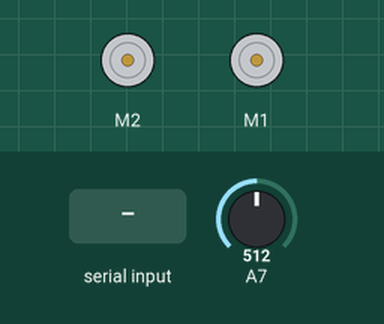
Simulated run of this sketch. Board: Arduino Nano, built with avr-gcc and run on an emulated ATmega328P. Parts: 2 × DC motor (green arrow = forward, orange = backward, longer = faster). The inputs (shaded band) are chosen by the test bench; at power-on: A7 = 512.

Above: at 2.7 s.
2.8 s: "90,45\n" received over Serial
At 3.2 s:
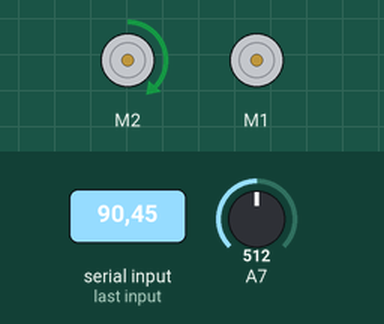
4.3 s: "30,150\n" received over Serial
At 5.5 s:
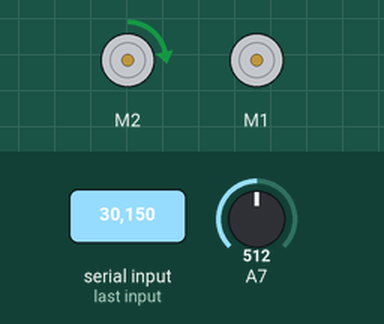
5.8 s: "0\n" received over Serial
At 6.7 s:
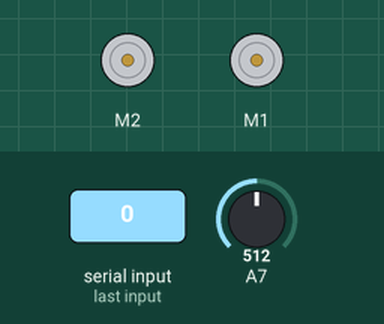
7.3 s: "200\n" received over Serial
At 7.8 s:
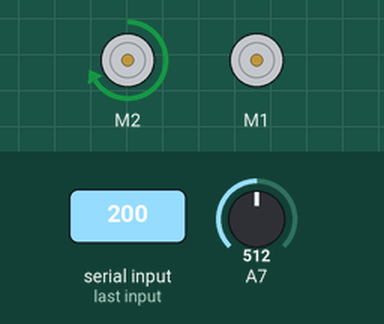
8.8 s: "90\n" received over Serial
At 10.2 s:
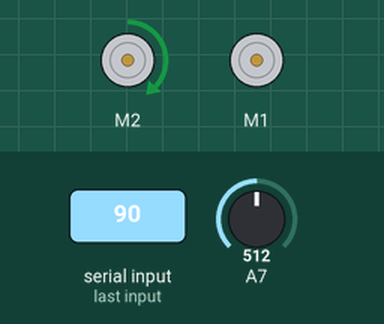
Timing chart, 0 to 11.3 s (numbered marks = the images above; inputs shaded):
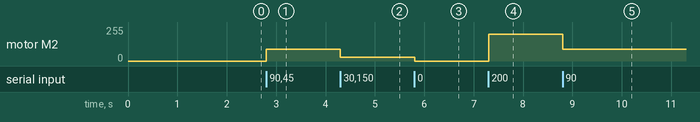

The sketch:

mbotside.ino
```cpp
#include <MeMCore.h>

MeDCMotor motor1(M2); //left motor
MeDCMotor motor2(M1); //right motor


void setup() {
  Serial.begin(115200);
  Serial.setTimeout(2); //dont keep checking for more serial
  pinMode(A7,INPUT);
}

bool prevPressed = 0;

void loop() {
  if(Serial.available()) {
    String recieved = Serial.readString();
    String leftMotorStr;
    String rightMotorStr;
    for (int i = 0; i < 5; i++) {
      leftMotorStr += recieved[i];
    }
    for (int i = 6; i < 11; i++) {
      rightMotorStr += recieved[i];
    }

    //format of incoming serial values:
    //11 characters
    //5 characters per motor seperated with a space
    //first value is left motor, second value is second motor
    //max value is 1023 (01023)
    //min value is -1023 (-1023)

    motor1.run(leftMotorStr.toInt());
    motor2.run(rightMotorStr.toInt());

  }

  if (analogRead(A7) < 10) {
    if (prevPressed == 0) {
      Serial.println("start");
    }
    prevPressed = 1;
  }
  else {
    prevPressed = 0;
  }
}
```

Measured:
- after the input at 2.8 s, motor M2: stopped → forward 90/255 at once
- after the input at 4.3 s, motor M2: forward 90/255 → forward 30/255 at once
- after the input at 5.8 s, motor M2: forward 30/255 → stopped at once
- after the input at 7.3 s, motor M2: stopped → forward 200/255 at once
- after the input at 8.8 s, motor M2: forward 200/255 → forward 90/255 at once
